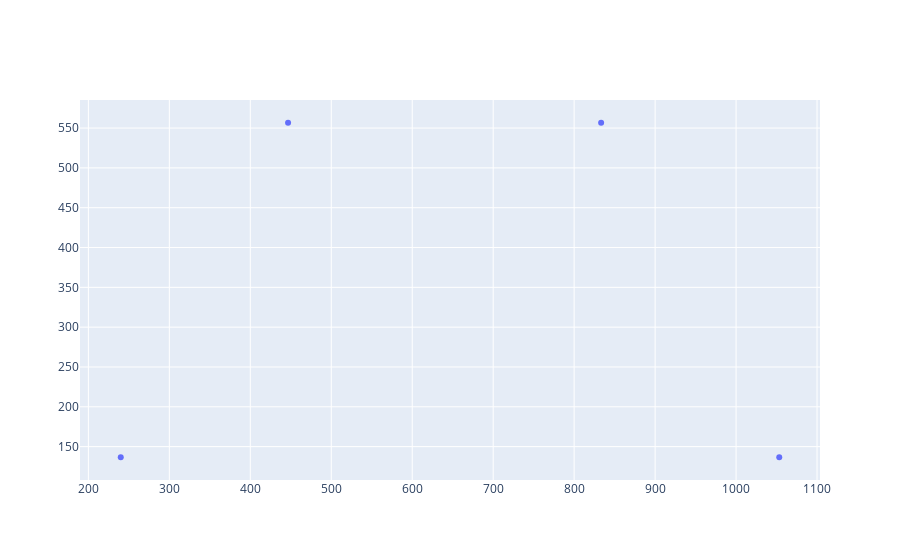

Notebook code for this chart:
### Code cell
# scatter image points
fig = go.Figure()
fig.add_trace(go.Scatter(x=rescaled_points[:, 0], y=rescaled_points[:, 1], mode='markers', name='Image Points'))

### Figure 1 — Plotly figure (JSON) as saved in the notebook; plotly's stock layout.template omitted (floating-point values rounded to 4 significant figures)
{"data": [{"mode": "markers", "name": "Image Points", "type": "scatter", "x": [446.7, 833.3, 1053.0, 240], "y": [556.7, 556.7, 136.7, 136.7]}], "layout": {}}
